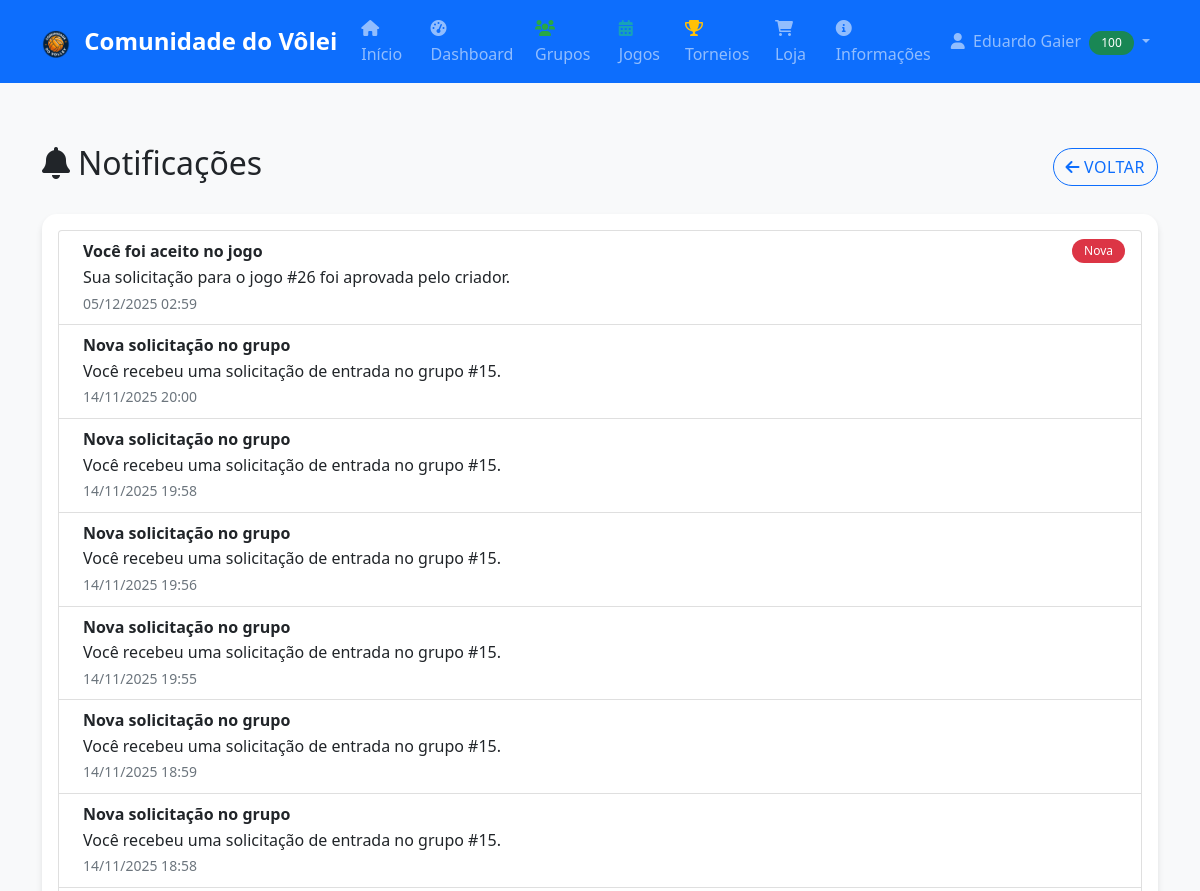
The page /notificacoes.php (signed in, upper part) on the database as committed earlier.
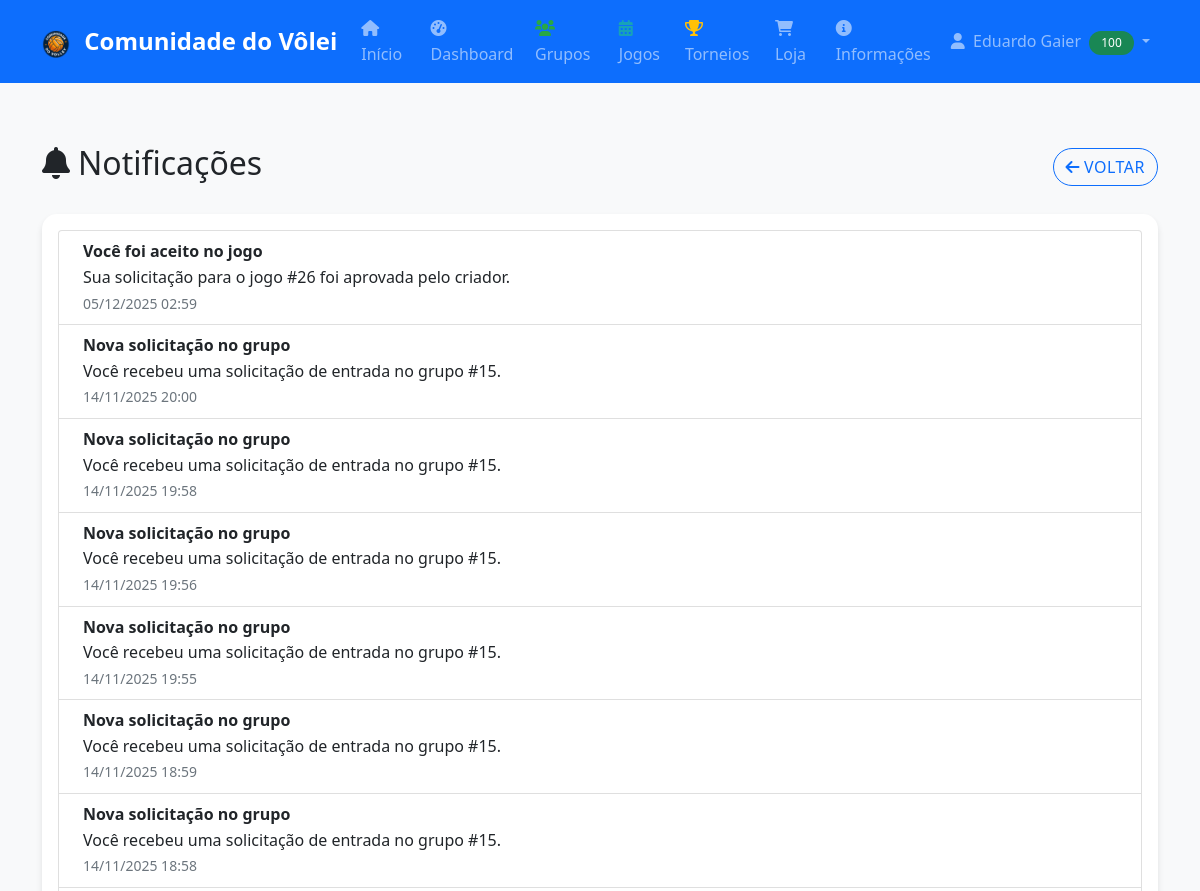
The same page on the database as committed later.
### tables this page shows
CREATE TABLE `notificacoes` (
  `id` int(11) NOT NULL,
  `usuario_id` int(11) NOT NULL,
  `titulo` varchar(100) NOT NULL,
  `mensagem` text NOT NULL,
  `lida` tinyint(1) DEFAULT 0,
  `criada_em` timestamp NOT NULL DEFAULT current_timestamp()
);

### includes/db_connect.php (called while the page is built, shortened)
<?php
function executeQuery($pdo, $sql, $params = []) {
    try {
        $stmt = $pdo->prepare($sql);
        $result = $stmt->execute($params);
        return $stmt;
    } catch(PDOException $e) {
        error_log("Erro na query: " . $e->getMessage() . " | SQL: " . $sql);
        return false;
    }
}
?>

### includes/functions.php (called while the page is built, shortened)
<?php
function formatarData($data, $formato = 'd/m/Y H:i') {
    return date($formato, strtotime($data));
}
?>

### notificacoes.php (the view, shortened to what this page needs)
<?php
require_once 'includes/db_connect.php';
require_once 'includes/functions.php';
$notificacoes = [];
$tabelaExiste = false;
try {
    $st = executeQuery($pdo, "SELECT TABLE_NAME FROM INFORMATION_SCHEMA.TABLES WHERE TABLE_SCHEMA = DATABASE() AND TABLE_NAME = 'notificacoes'");
    if ($st && $st->fetch()) { $tabelaExiste = true; }
} catch (Exception $e) {}
if ($tabelaExiste) {
    $stmtN = executeQuery($pdo, "SELECT id, titulo, mensagem, lida, criada_em FROM notificacoes WHERE usuario_id = ? ORDER BY criada_em DESC", [$_SESSION['user_id']]);
    $notificacoes = $stmtN ? $stmtN->fetchAll() : [];
}
include 'includes/header.php';
?>
<div class="row">
    <div class="col-12">
        <div class="d-flex justify-content-between align-items-center mb-4">
            <h2><i class="fas fa-bell me-2"></i>Notificações</h2>
            <a href="dashboard.php" class="btn btn-outline-primary"><i class="fas fa-arrow-left me-1"></i>Voltar</a>
        </div>
    </div>
</div>
<div class="card">
    <div class="card-body">
        <?php if (!$tabelaExiste): ?>
            <div class="alert alert-info">Sistema de notificações ainda não está habilitado.</div>
        <?php elseif (empty($notificacoes)): ?>
            <div class="text-center text-muted py-4">Sem notificações.</div>
        <?php else: ?>
            <div class="list-group">
                <?php foreach ($notificacoes as $n): ?>
                <div class="list-group-item d-flex justify-content-between align-items-start">
                    <div class="ms-2 me-auto">
                        <div class="fw-bold"><?php echo htmlspecialchars($n['titulo']); ?></div>
                        <div><?php echo nl2br(htmlspecialchars($n['mensagem'])); ?></div>
                        <small class="text-muted"><?php echo formatarData($n['criada_em'], 'd/m/Y H:i'); ?></small>
                    </div>
                    <?php if (!$n['lida']): ?><span class="badge bg-danger">Nova</span><?php endif; ?>
                </div>
                <?php endforeach; ?>
            </div>
        <?php endif; ?>
    </div>
  </div>
<?php include 'includes/footer.php'; ?>

Rows that differ between the two databases and show on the page:
changed notificacoes "Você foi aceito no jogo": no longer shows "Nova"
